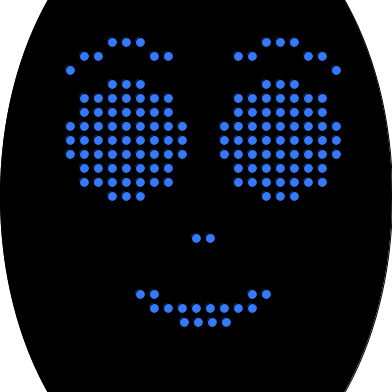
Frame 1 (no input)
Frame 60 (the mouse pressed at the canvas centre just before this capture): identical to frame 1, image omitted
Frame 120 (the mouse held since frame 60 and released just before this capture): identical to frame 1, image omitted

The Processing sketch that drew this single still picture (run headless with seeded random() and noise(); from frame 60 on, the mouse is pressed at the canvas centre):

// Processing sketch: mm05madmaker
// ── mm05madmaker.pde
/* MadMaker Face
   
   Below is an example of how you would make the MadMaker face in Processing.
   
   The face is a grid of 14 pixels separation between each LED feature.
   
   Press 'b' to make him blink.
   
   Author: Owen Brasier
   Date: September 2015
*/

int radius = 60;            //radius of the eyes
boolean blink = false;

void setup() {
  size(392, 392);
  drawFace();
}

void draw() {
  if (blink && frameCount % 4 == 0)
    blink();
}

void keyPressed() {
  if (key == 'b' || key == 'B')
    blink = true;
}

int b = 1;
// blink only closes. Maybe you could get it to open as well...
void blink() {
  fill(0);                            // fill with black
  for (int i = 1; i <= b; i ++) {
    rect(60, 77, 310, (i*14));        // cover eyes with rectangle going down
    rect(60, 203, 310, -(i*14));      // ...and up.
  }
  b++;
  if (b == 6) {                       // reset when it's done.
    b = 1;
    blink = false;
    drawFace();
  }
}

void drawFace() {
  background(255);
  fill(0);
  ellipse(width/2, height/2, 392, 600);
  drawEyes();
  drawNose();
  drawMouth();
  drawEyebrows();
}

void drawEyes() {
  fill(52, 122, 255);
  for (int x = 0; x < width; x+=14) {
    for (int y = 0; y < height; y += 14) {
      if (sq(x - 126) + sq(y - 140) <= sq(radius)) // if point is inside left circle
        ellipse(x, y, 10, 10);
      if (sq(x - 280) + sq(y - 140) <= sq(radius)) // if point inside right circle
        ellipse(x, y, 10, 10);
    }
  }
}

// Eyebrows has a lot of circles...
void drawEyebrows() {
  fill(52, 122, 255);
  ellipse(70, 70, 10, 10);
  ellipse(84, 56, 10, 10);
  ellipse(98, 56, 10, 10);
  ellipse(112, 42, 10, 10);
  ellipse(126, 42, 10, 10);
  ellipse(140, 42, 10, 10);
  ellipse(154, 56, 10, 10);
  ellipse(168, 56, 10, 10);
  ellipse(238, 56, 10, 10);
  ellipse(252, 56, 10, 10);
  ellipse(266, 42, 10, 10);
  ellipse(280, 42, 10, 10);
  ellipse(294, 42, 10, 10);
  ellipse(308, 56, 10, 10);
  ellipse(322, 56, 10, 10);
  ellipse(336, 70, 10, 10);
}

void drawNose() {
  fill(52, 122, 255);
  ellipse(196, 238, 10, 10);
  ellipse(210, 238, 10, 10);
}

void drawMouth() {
  fill(52, 122, 255);
  ellipse(140, 294, 10, 10);
  ellipse(154, 294, 10, 10);
  ellipse(252, 294, 10, 10);
  ellipse(266, 294, 10, 10);
  for (int i = 154; i <= 252; i += 14)  // second row
    ellipse(i, 308, 10, 10);
  for (int j = 184; j <= 226; j += 14)  // third row
    ellipse(j, 322, 10, 10);
}
